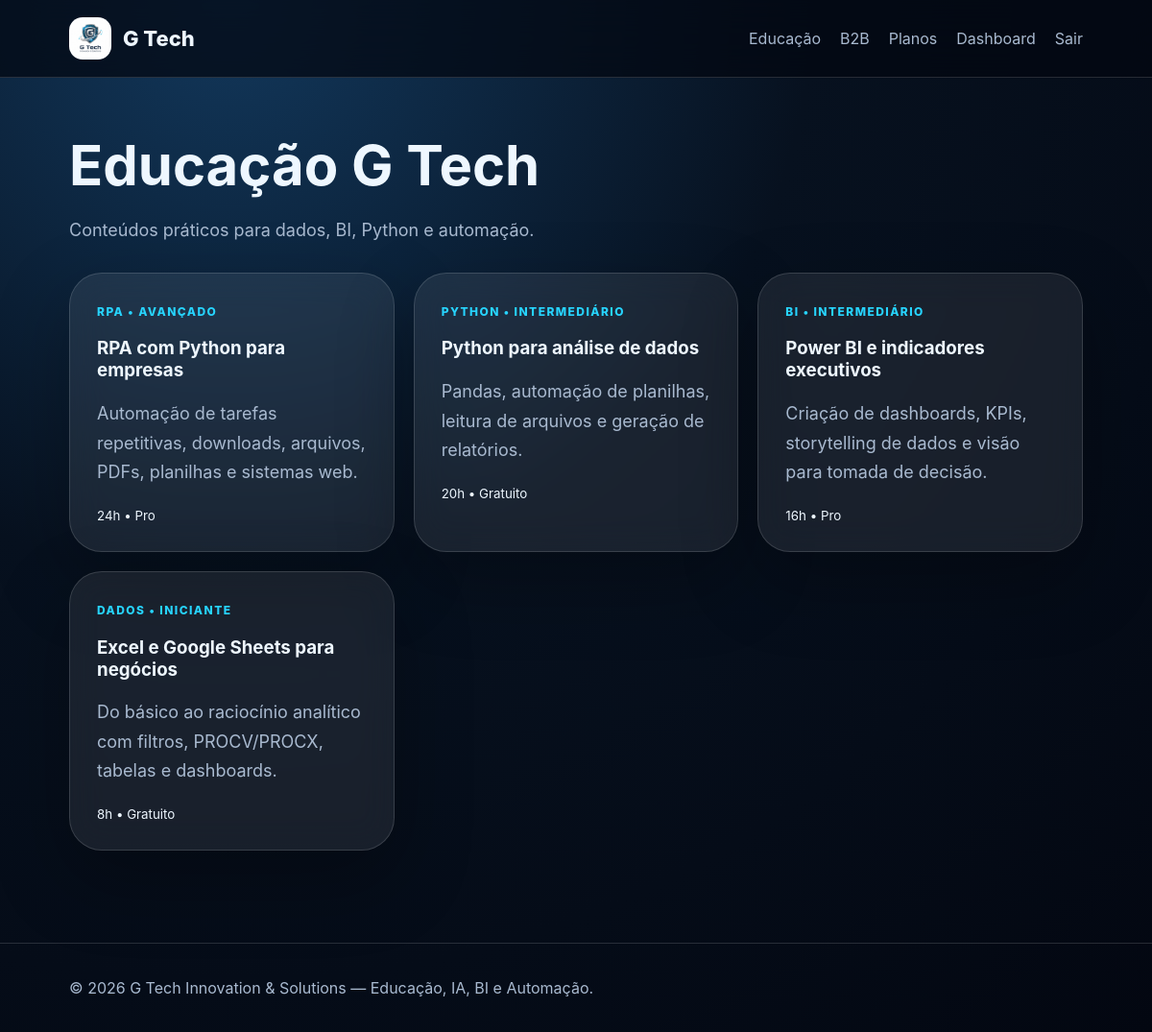
The page /educacao/ (signed in) on the database its author committed.
### app/models.py (models this page shows)
class Course(db.Model):
    id = db.Column(db.Integer, primary_key=True)
    title = db.Column(db.String(160), nullable=False)
    description = db.Column(db.Text, nullable=False)
    category = db.Column(db.String(60), nullable=False)
    level = db.Column(db.String(60), default="iniciante")
    duration = db.Column(db.String(40), default="2h")
    is_free = db.Column(db.Boolean, default=True)
    created_at = db.Column(db.DateTime, default=datetime.utcnow)

### app/routes/education.py (the view)
@bp.route('/')
@login_required
def index(): return render_template('education/index.html', courses=Course.query.order_by(Course.created_at.desc()).all())

### app/models.py (called while the page is built)
    @property
    def is_active(self):
        return self.is_active_user

### app/templates/education/index.html
{% extends 'base.html' %}{% block content %}<section class="page"><h1>Educação G Tech</h1><p>Conteúdos práticos para dados, BI, Python e automação.</p><div class="cards">{% for c in courses %}<article class="card"><span class="tag">{{ c.category }} • {{ c.level }}</span><h3>{{ c.title }}</h3><p>{{ c.description }}</p><small>{{ c.duration }} • {{ 'Gratuito' if c.is_free else 'Pro' }}</small></article>{% endfor %}</div></section>{% endblock %}

### app/templates/base.html (shortened to what this page needs)
<!doctype html><html lang="pt-BR"><head><link rel="stylesheet" href="{{ url_for('static', filename='css/style.css') }}"></head><body><nav class="nav"><a class="brand" href="{{ url_for('main.index') }}"><img src="{{ url_for('static', filename='img/logo.jpeg') }}">G Tech</a><div class="links"><a href="{{ url_for('education.index') }}">Educação</a><a href="{{ url_for('services.index') }}">B2B</a><a href="{{ url_for('pricing.index') }}">Planos</a>{% if current_user.is_authenticated %}<a href="{{ url_for('dashboard.index') }}">Dashboard</a><a href="{{ url_for('auth.logout') }}">Sair</a>{% else %}<a href="{{ url_for('auth.login') }}">Entrar</a><a class="btn small" href="{{ url_for('auth.register') }}">Começar</a>{% endif %}</div></nav><main>{% block content %}{% endblock %}</main><footer>© 2026 G Tech Innovation & Solutions — Educação, IA, BI e Automação.</footer></body></html>

### app/static/css/style.css (style rules this page uses)
:root { --bg:#07111f;--card:rgba(255,255,255,.08);--line:rgba(255,255,255,.14);--text:#eef7ff;--muted:#a9bad0;--blue:#27d4ff;--blue2:#2b6fff;--white:#fff }
* { box-sizing:border-box }
body { margin:0;background:radial-gradient(circle at 20% 0,#12385c 0,#07111f 42%,#030711 100%);color:var(--text);font-family:-apple-system,BlinkMacSystemFont,"Segoe UI",Inter,Arial,sans-serif;min-height:100vh }
a { color:inherit;text-decoration:none }
.nav { position:sticky;top:0;z-index:10;display:flex;align-items:center;justify-content:space-between;padding:18px 6vw;background:rgba(3,7,17,.72);backdrop-filter:blur(20px);border-bottom:1px solid var(--line) }
.brand { display:flex;gap:12px;align-items:center;font-weight:800;font-size:22px }
.brand img { width:44px;height:44px;object-fit:cover;border-radius:14px }
.links { display:flex;gap:20px;align-items:center;color:var(--muted) }
.eyebrow,.tag { color:var(--blue);font-weight:800;text-transform:uppercase;letter-spacing:.12em;font-size:12px }
.hero p,.page p { font-size:18px;color:var(--muted);line-height:1.7;max-width:760px }
.hero-card,.panel,.card,.grid3 article,.price,.table>div { background:var(--card);border:1px solid var(--line);border-radius:34px;padding:28px;box-shadow:0 30px 80px rgba(0,0,0,.28);backdrop-filter:blur(18px) }
.page { padding:56px 6vw }
.page h1,.auth h1,.chat h1 { font-size:clamp(34px,5vw,58px);margin:0 0 16px }
.cards { display:grid;grid-template-columns:repeat(auto-fit,minmax(260px,1fr));gap:20px;margin-top:28px }
.card { display:block;transition:.2s }
footer { padding:36px 6vw;color:var(--muted);border-top:1px solid var(--line);margin-top:40px }

### rows shown on the page
Course: category "RPA", level "AVANÇADO", title "RPA com Python para empresas", description "Automação de tarefas repetitivas, downloads, arquivos, PDFs, planilhas e sistemas web.", duration "24h", is_free "Pro"
Course: category "PYTHON", level "INTERMEDIÁRIO", title "Python para análise de dados", description "Pandas, automação de planilhas, leitura de arquivos e geração de relatórios.", duration "20h", is_free "Gratuito"
Course: category "BI", level "INTERMEDIÁRIO", title "Power BI e indicadores executivos", description "Criação de dashboards, KPIs, storytelling de dados e visão para tomada de decisão.", duration "16h", is_free "Pro"
Course: category "DADOS", level "INICIANTE", title "Excel e Google Sheets para negócios", description "Do básico ao raciocínio analítico com filtros, PROCV/PROCX, tabelas e dashboards.", duration "8h", is_free "Gratuito"
